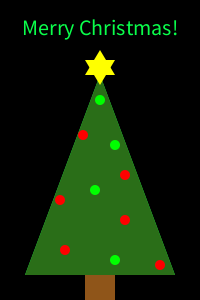
Frame 1 (no input)
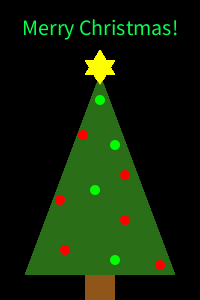
Frame 60 (the mouse pressed at the canvas centre just before this capture)
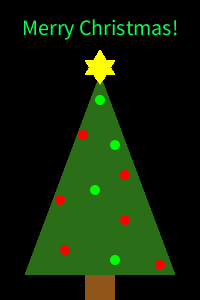
Frame 120 (the mouse held since frame 60 and released just before this capture)

The Processing sketch that drew these frames (run headless with seeded random() and noise(); from frame 60 on, the mouse is pressed at the canvas centre):

// Processing sketch: processing_83395
// ── processing_83395.pde

void setup()
{ 
size (200,300);
background (0,0,0);
smooth ();
frameRate (10);
noStroke();
fill (10, 255, 75);
triangle (100,75, 25,275, 175,275);
textAlign (CENTER);
textSize (22);
text("Merry Christmas!", 100, 35);
}
void draw ()
{
 fill (143,85,25);
 rect(85,275,30,25);
 fill (42,110,24);
 triangle(100,75, 25,275, 175,275);
 fill (255, 0, 0);
 ellipse(125,175, 10,10);
 ellipse (65,250, 10,10);
 ellipse (160,265, 10,10);
 ellipse(60,200, 10,10);
 ellipse (83,135, 10,10);
 ellipse (125,220, 10,10);
 fill (0,255,0);
 ellipse (95, 190, 10,10);
 ellipse (115,260, 10,10);
 ellipse(115,145, 10,10);
 ellipse (100,100, 10,10);
 fill (255,255,0);
 triangle (100,85, 85,60, 115,60);
 triangle (100,50, 85,75, 115,75);
}
